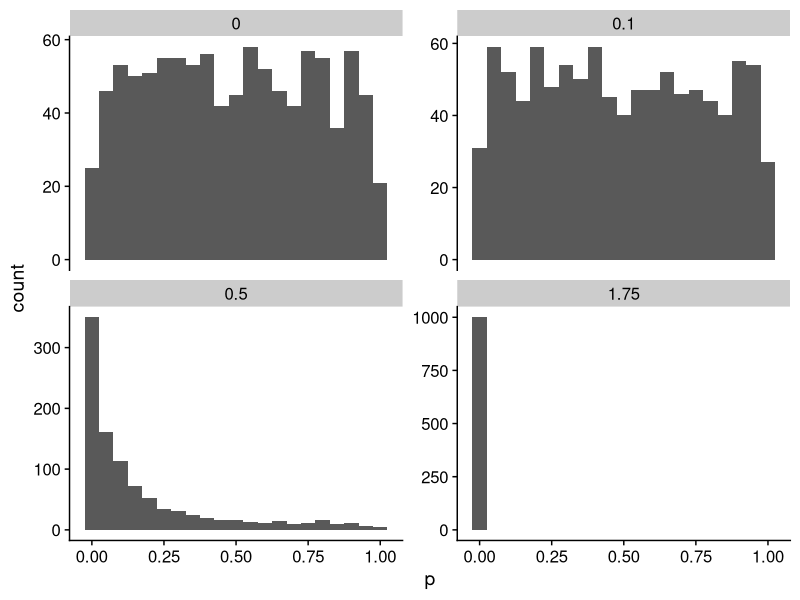
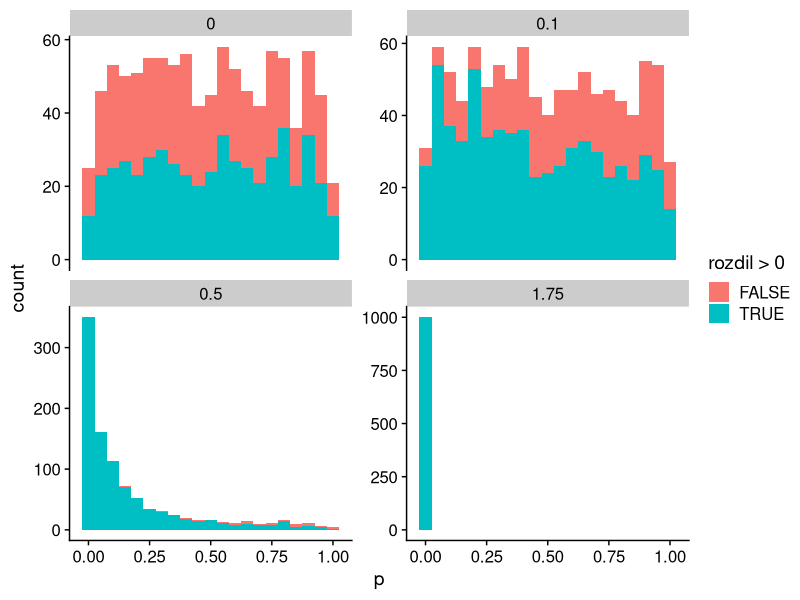

R code for these plots, in order:
## ---- chunk 1
library(tidyverse)
library(cowplot)
theme_set(theme_cowplot())
sd_cm <- 8
rozdil_pohlavi <- 186 - 172
rozdil_pohlavi_relativne <- rozdil_pohlavi / sd_cm

n_sims <- 1000
## ---- chunk 2
n_vzorku <- 30
velikost_efektu <- tibble(efekt = c(0, 0.1, 0.5, rozdil_pohlavi_relativne))

single_p_sim <- function(data_row) {
  control <- rnorm(n_vzorku, 0, 1)
  treatment <- rnorm(n_vzorku, data_row$efekt, 1)
  test_res <- t.test(control, treatment)
  
  cbind(data_row, tibble(p = test_res$p.value, rozdil = mean(treatment) - mean(control)))
}

p_velikost_efektu <- velikost_efektu %>% crossing(sim = 1:n_sims) %>%
  transpose() %>%
  map_df(single_p_sim)

p_velikost_efektu %>% ggplot(aes(x = p)) + geom_histogram(binwidth = 0.05) + facet_wrap(~efekt, scales = "free_y")
p_velikost_efektu %>% ggplot(aes(x = p, fill = rozdil > 0, group = rozdil > 0)) + geom_histogram(binwidth = 0.05) + facet_wrap(~efekt, scales = "free_y")


